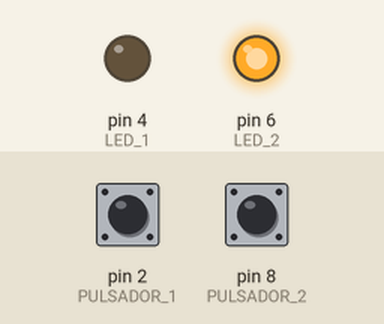
The sketch below on a simulated Arduino Uno, built with avr-gcc and run on an emulated ATmega328P. Parts: output pins drawn as LEDs (lit = HIGH). Inputs (shaded band) come from the test bench; at power-on: pin 8 (PULSADOR_2) HIGH, pin 2 (PULSADOR_1) LOW.

Above: at 1.2 s.
1.3 s: pin 8 (PULSADOR_2) pulled LOW for 0.15 s
At 2.5 s:
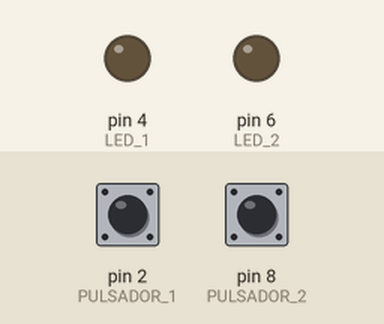
2.9 s: pin 8 (PULSADOR_2) pulled LOW for 1 s
At 5.0 s:
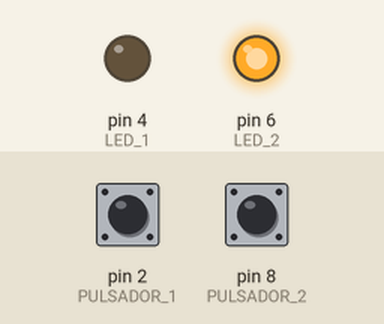
5.4 s: pin 8 (PULSADOR_2) pulled LOW for 3.2 s
At 9.7 s:
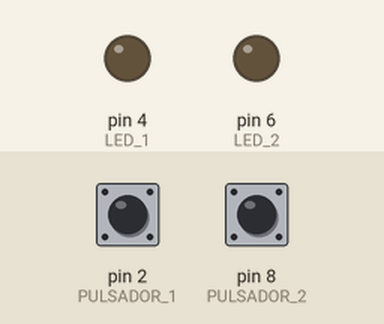
Timing chart, 0 to 11.2 s (numbered marks = the images above; inputs shaded):
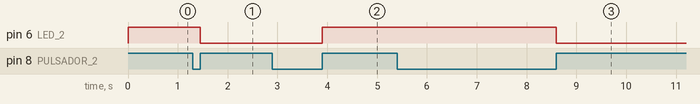

The sketch:

2_leds_2_pulsadores.ino
```cpp
long _d = 200;
byte PULSADOR_1 = 2;
byte PULSADOR_2 = 8;
byte LED_1 = 4;
byte LED_2 = 6;

void setup() {
  pinMode(PULSADOR_1, INPUT);
  pinMode(PULSADOR_2, INPUT);
  pinMode(LED_1, OUTPUT);
  pinMode(LED_2, OUTPUT);
  digitalWrite(LED_1, 0);
  digitalWrite(LED_2, 0);
}

void loop() {
  while(digitalRead(PULSADOR_1) == 0 && digitalRead(PULSADOR_2) == 0);

  if(digitalRead(PULSADOR_1) == 1) {
    digitalWrite(LED_1, !digitalRead(LED_1));
  }

  if(digitalRead(PULSADOR_2) == 1) {
    digitalWrite(LED_2, !digitalRead(LED_2));
  }
  delay(_d);
  while(digitalRead(PULSADOR_1) == 1 || digitalRead(PULSADOR_2) == 1);
}
```

Measured:
- after the input at 1.3 s, pin 6 (LED_2): HIGH → LOW after 0.15 s
- after the input at 2.9 s, pin 6 (LED_2): LOW → HIGH after 1.0 s
- after the input at 5.4 s, pin 6 (LED_2): HIGH → LOW after 3.2 s
